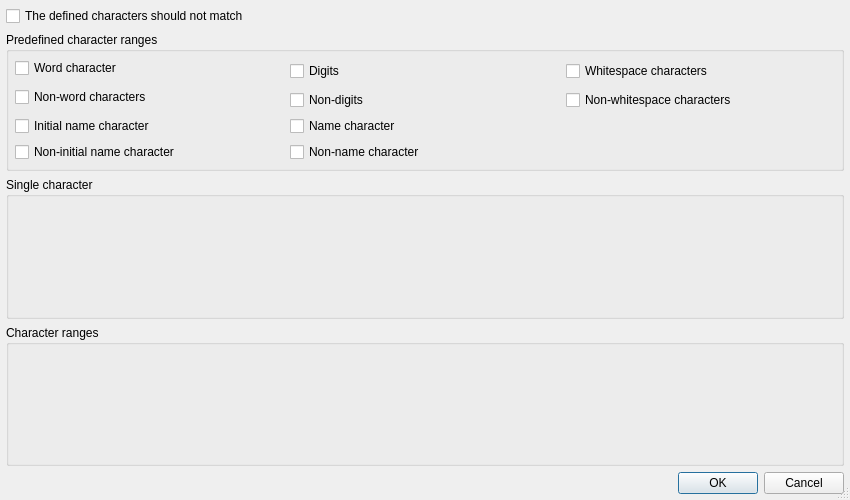
<?xml version="1.0" encoding="UTF-8"?>
<ui version="4.0">
 <class>QRegExpWizardCharactersDialog</class>
 <widget class="QDialog" name="QRegExpWizardCharactersDialog">
  <property name="geometry">
   <rect>
    <x>0</x>
    <y>0</y>
    <width>850</width>
    <height>500</height>
   </rect>
  </property>
  <property name="windowTitle">
   <string>Editor for character sets</string>
  </property>
  <property name="sizeGripEnabled">
   <bool>true</bool>
  </property>
  <layout class="QVBoxLayout" name="verticalLayout">
   <item>
    <widget class="QCheckBox" name="negativeCheckBox">
     <property name="text">
      <string>The defined characters should not match</string>
     </property>
    </widget>
   </item>
   <item>
    <widget class="QGroupBox" name="predefinedBox">
     <property name="title">
      <string>Predefined character ranges</string>
     </property>
     <layout class="QGridLayout" name="gridLayout">
      <item row="0" column="0">
       <widget class="QCheckBox" name="wordCharCheckBox">
        <property name="text">
         <string>Word character</string>
        </property>
       </widget>
      </item>
      <item row="0" column="1" rowspan="2">
       <widget class="QCheckBox" name="digitsCheckBox">
        <property name="text">
         <string>Digits</string>
        </property>
       </widget>
      </item>
      <item row="0" column="2" rowspan="2">
       <widget class="QCheckBox" name="whitespaceCheckBox">
        <property name="text">
         <string>Whitespace characters</string>
        </property>
       </widget>
      </item>
      <item row="1" column="0" rowspan="2">
       <widget class="QCheckBox" name="nonWordCharCheckBox">
        <property name="text">
         <string>Non-word characters</string>
        </property>
       </widget>
      </item>
      <item row="2" column="1">
       <widget class="QCheckBox" name="nonDigitsCheckBox">
        <property name="text">
         <string>Non-digits</string>
        </property>
       </widget>
      </item>
      <item row="2" column="2">
       <widget class="QCheckBox" name="nonWhitespaceCheckBox">
        <property name="text">
         <string>Non-whitespace characters</string>
        </property>
       </widget>
      </item>
      <item row="3" column="0">
       <widget class="QCheckBox" name="w3cInitialIdentifierCheckBox">
        <property name="text">
         <string>Initial name character</string>
        </property>
       </widget>
      </item>
      <item row="3" column="1" colspan="2">
       <widget class="QCheckBox" name="w3cNmtokenCheckBox">
        <property name="text">
         <string>Name character</string>
        </property>
       </widget>
      </item>
      <item row="4" column="0">
       <widget class="QCheckBox" name="w3cNonInitialIdentifierCheckBox">
        <property name="text">
         <string>Non-initial name character</string>
        </property>
       </widget>
      </item>
      <item row="4" column="1" colspan="2">
       <widget class="QCheckBox" name="w3cNonNmtokenCheckBox">
        <property name="text">
         <string>Non-name character</string>
        </property>
       </widget>
      </item>
     </layout>
    </widget>
   </item>
   <item>
    <widget class="QGroupBox" name="singlesBox">
     <property name="sizePolicy">
      <sizepolicy hsizetype="Preferred" vsizetype="Expanding">
       <horstretch>0</horstretch>
       <verstretch>0</verstretch>
      </sizepolicy>
     </property>
     <property name="title">
      <string>Single character</string>
     </property>
    </widget>
   </item>
   <item>
    <widget class="QGroupBox" name="rangesBox">
     <property name="sizePolicy">
      <sizepolicy hsizetype="Preferred" vsizetype="Expanding">
       <horstretch>0</horstretch>
       <verstretch>0</verstretch>
      </sizepolicy>
     </property>
     <property name="title">
      <string>Character ranges</string>
     </property>
    </widget>
   </item>
   <item>
    <widget class="QDialogButtonBox" name="buttonBox">
     <property name="orientation">
      <enum>Qt::Horizontal</enum>
     </property>
     <property name="standardButtons">
      <set>QDialogButtonBox::Cancel|QDialogButtonBox::Ok</set>
     </property>
    </widget>
   </item>
  </layout>
 </widget>
 <layoutdefault spacing="6" margin="6"/>
 <pixmapfunction>qPixmapFromMimeSource</pixmapfunction>
 <tabstops>
  <tabstop>negativeCheckBox</tabstop>
  <tabstop>wordCharCheckBox</tabstop>
  <tabstop>nonWordCharCheckBox</tabstop>
  <tabstop>digitsCheckBox</tabstop>
  <tabstop>nonDigitsCheckBox</tabstop>
  <tabstop>whitespaceCheckBox</tabstop>
  <tabstop>nonWhitespaceCheckBox</tabstop>
  <tabstop>w3cInitialIdentifierCheckBox</tabstop>
  <tabstop>w3cNonInitialIdentifierCheckBox</tabstop>
  <tabstop>w3cNmtokenCheckBox</tabstop>
  <tabstop>w3cNonNmtokenCheckBox</tabstop>
  <tabstop>buttonBox</tabstop>
 </tabstops>
 <resources/>
 <connections>
  <connection>
   <sender>buttonBox</sender>
   <signal>accepted()</signal>
   <receiver>QRegExpWizardCharactersDialog</receiver>
   <slot>accept()</slot>
   <hints>
    <hint type="sourcelabel">
     <x>80</x>
     <y>482</y>
    </hint>
    <hint type="destinationlabel">
     <x>80</x>
     <y>499</y>
    </hint>
   </hints>
  </connection>
  <connection>
   <sender>buttonBox</sender>
   <signal>rejected()</signal>
   <receiver>QRegExpWizardCharactersDialog</receiver>
   <slot>reject()</slot>
   <hints>
    <hint type="sourcelabel">
     <x>229</x>
     <y>480</y>
    </hint>
    <hint type="destinationlabel">
     <x>229</x>
     <y>498</y>
    </hint>
   </hints>
  </connection>
 </connections>
</ui>
